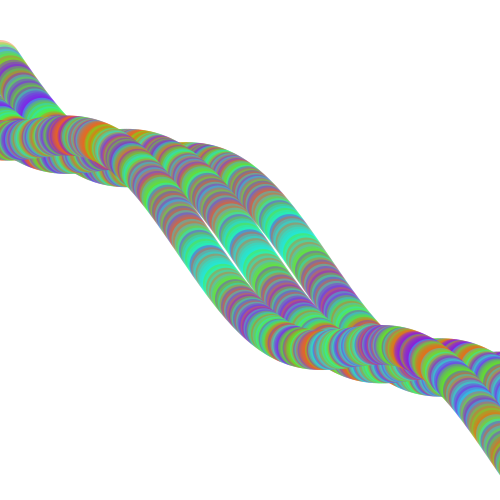
Frame 1 (no input)
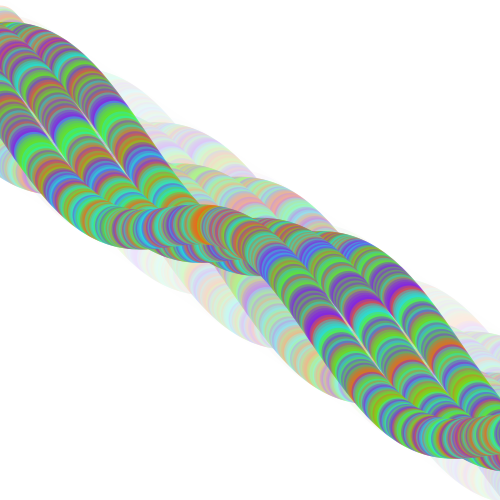
Frame 60 (the mouse pressed at the canvas centre just before this capture)
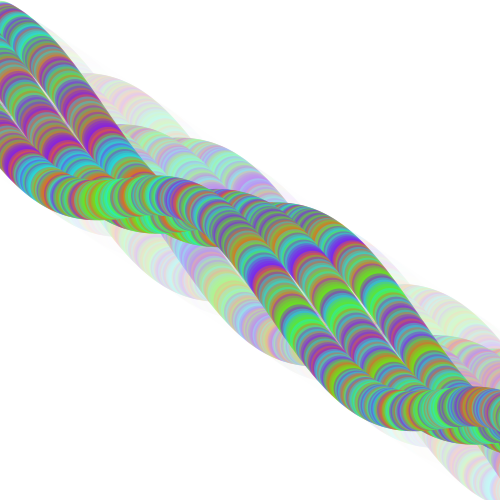
Frame 120 (the mouse held since frame 60 and released just before this capture)

The Processing sketch that drew these frames (run headless with seeded random() and noise(); from frame 60 on, the mouse is pressed at the canvas centre):

// Processing sketch: processing_144866
// ── processing_144866.pde

float angle = 0.0;
float offset = 60;
float scalar = 40;
float speed = 0.03;
int [] colors;

void setup() {  
  size(500, 500);
  background(255);
  smooth(); 
  colors = new int [5];
  colors[0] = #161BF0;
  colors[1] = #8216F0;
  colors[2] = #61F016;
  colors[3] = #F06616;
  colors[4] = #16F0DF;
  frameRate(5);
  noStroke();
}

void draw() {
   rectMode(CORNER);
   fill(255, 125);
   rect(0, 0, width, height);
   for (float x = 0.0; x <= width + 100; x +=0.5) {
     float y1 = offset + sin(angle) * scalar;
     float y2 = offset + sin(angle + 0.4) * scalar;
     float y3 = offset + sin(angle + 0.8) * scalar;
     fill(colors[floor(random(1, 5))], 100);
     ellipse(x, y1, 40, 40);
     ellipse(x-40, y2, 40, 40);
     ellipse(x-80, y3, 40, 40);
     angle += speed;
     translate(1, 1);
   }
}
